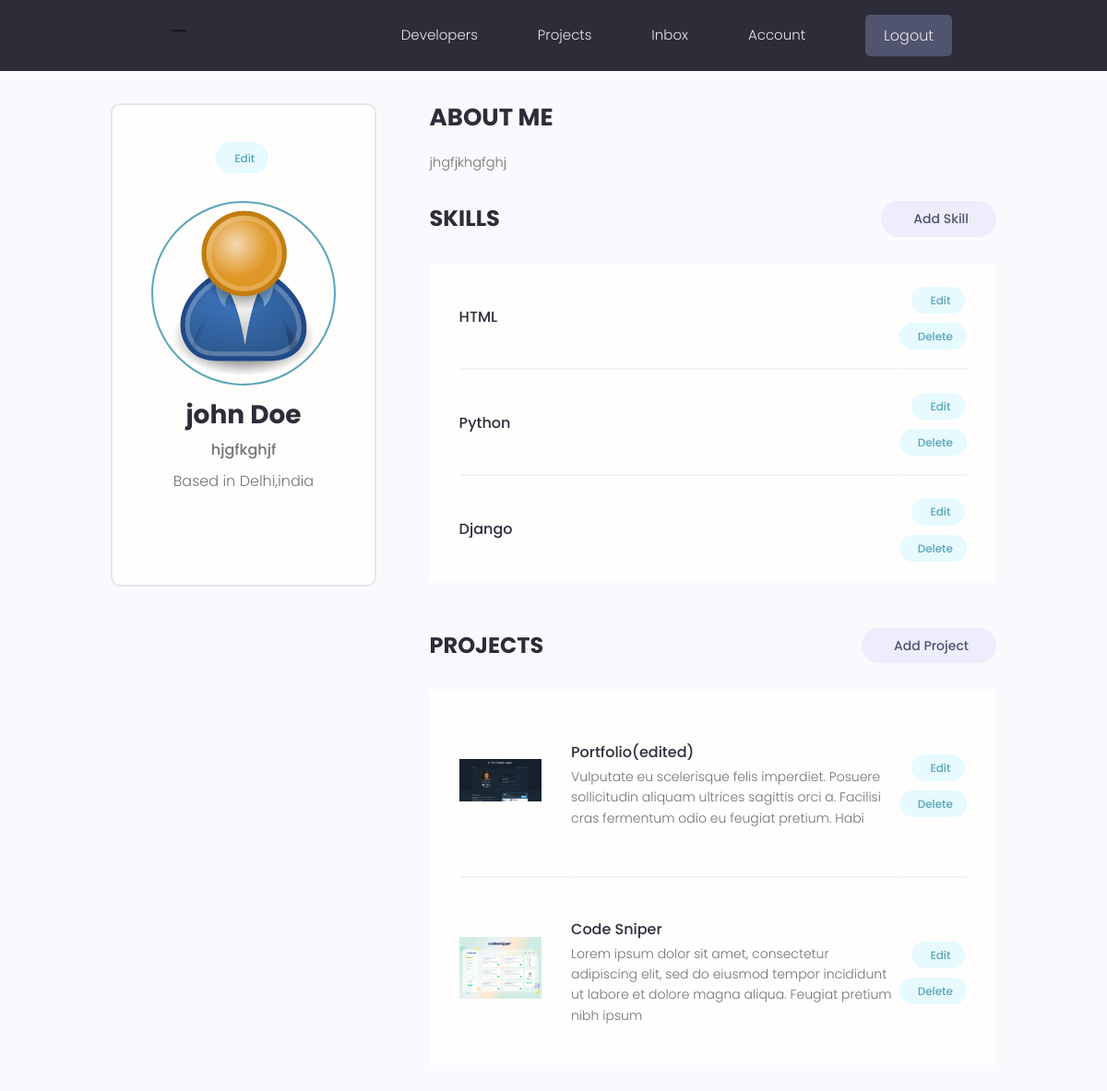
/account/ (signed in), run on the app's committed database.
### users/models.py (models this page shows, shortened)
class Profiles(models.Model):
    user = models.OneToOneField(User , on_delete = models.CASCADE ,null= True , blank=True)
    name = models.CharField(max_length=200 , blank=True ,null=True)
    email = models.EmailField(max_length=500 ,blank=True, null=True)
    username = models.CharField(max_length=200 , blank=True ,null=True)
    location = models.CharField(max_length=200 , blank=True ,null=True)
    short_intro = models.CharField(max_length=200 , blank=True ,null=True)
    bio = models.TextField(blank=True, null=True)
    profile_image = models.ImageField(null=True, blank =True ,upload_to ='profiles/',default='profiles/user-default.png')
    social_github = models.CharField(max_length=200,blank=True,null=True)
    social_twitter = models.CharField(max_length=200,blank=True,null=True)
    social_linkdin = models.CharField(max_length=200,blank=True,null=True)
    social_youtube = models.CharField(max_length=200,blank=True,null=True)
    social_website = models.CharField(max_length=200,blank=True,null=True)
    created = models.DateTimeField(auto_now_add=True)
    id = models.UUIDField(default=uuid.uuid4,unique=True,primary_key=True,editable=False)

class Skill(models.Model):
    owner = models.ForeignKey(Profiles,on_delete=models.CASCADE,null=True,blank=True)
    name =  models.CharField(max_length=200,blank=True,null=True)
    description = models.TextField(null =True,blank=True)
    created = models.DateTimeField(auto_now_add=True)
    id = models.UUIDField(default=uuid.uuid4,unique=True,primary_key=True,editable=False)

### projects/models.py (models this page shows, shortened)
class Project(models.Model):
    owner =models.ForeignKey(Profiles, null=True , blank= True , on_delete=models.SET_NULL)
    title = models.CharField(max_length=200)
    description = models.TextField(null=True,blank=True)
    featured_image=models.ImageField(null=True,blank=True,default='default.jpg')
    demo_link = models.CharField(max_length=2000 , null=True , blank=True)
    source_link = models.CharField(max_length=2000,null=True,blank=True)
    tags=models.ManyToManyField('Tag',blank=True)
    vote_total = models.IntegerField(default=0 ,null= True,blank=True)
    vote_ratio = models.IntegerField(default=0 ,null= True,blank=True)
    created = models.DateTimeField(auto_now_add=True)
    id = models.UUIDField(default=uuid.uuid4,unique=True,primary_key=True,editable=False)
    class Meta:
        ordering = ['-created']

### users/views.py (the view)
# urls.py: path('account/',views.userAccount, name="account"),
@login_required(login_url='login')
def userAccount(request):
    profile = request.user.profiles
    skills = profile.skill_set.all()
    projects = profile.project_set.all()
    context={'profile':profile , 'skills':skills , 'projects':projects}
    return render(request , 'users/account.html', context )

### users/templates/users/account.html (shortened to what this page needs)
{% extends "main.html" %}
{% block content %}
  <main class="settingsPage profile my-md">
    <div class="container">
      <div class="layout">
        <div class="column column--1of3">
          <div class="card text-center">
            <div class="card__body dev">
              <a class="tag tag--pill tag--main settings__btn" href="{% url 'edit-account' %}"> Edit</a>
              <img class="avatar avatar--xl dev__avatar" src="{{profile.profile_image.url}}" />
              <h2 class="dev__name">{{profile.name}}</h2>
              <p class="dev__title">{{profile.short_intro}}</p>
              <p class="dev__location">Based in {{profile.location}}</p>
            </div>
          </div>
        </div>
        <div class="column column--2of3">
          <div class="devInfo">
            <h3 class="devInfo__title">About Me</h3>
            <p class="devInfo__about">
              {{profile.bio}}
          </div>
          <div class="settings">
            <h3 class="settings__title">Skills</h3>
            <a class="tag tag--pill tag--sub settings__btn tag--lg" href="{% url 'create-skill' %}"> Add Skill</a>
          </div>
          <table class="settings__table">
            {% for skill in skills %}
            <tr>
              <td class="settings__tableInfo">
                <h4>{{skill.name}}</h4>
              </td>
              <td class="settings__tableActions">
                <a class="tag tag--pill tag--main settings__btn" href="{% url 'update-skill' skill.id %}"> Edit</a>
                <a class="tag tag--pill tag--main settings__btn" href="{% url 'delete-skill' skill.id %}?next=/account">
                  Delete</a>
              </td>
            </tr>
            {% endfor %}
          </table>
          <div class="settings">
            <h3 class="settings__title">Projects</h3>
            <a class="tag tag--pill tag--sub settings__btn tag--lg" href="{% url 'create-project' %}"> Add Project</a>
          </div>
          <table class="settings__table">
            {% for project in projects %}
            <tr>
              <td class="settings__thumbnail">
                <a href="{% url 'project' project.id %}"><img src="{{project.featured_image.url}}" alt="Project Thumbnail" /></a>
              </td>
              <td class="settings__tableInfo">
                <a href="{% url 'project' project.id %}">{{project.title}}</a>
                <p>
                  {{project.description|slice:"150"}}
                </p>
              </td>
              <td class="settings__tableActions">
                <a class="tag tag--pill tag--main settings__btn" href="{% url 'update-project' project.id %}"> Edit</a>
                <a class="tag tag--pill tag--main settings__btn" href="{% url 'delete-project' project.id %}?next=/account">
                  Delete</a>
              </td>
            </tr>
            {% endfor %}
          </table>
        </div>
      </div>
    </div>
  </main>
  {% endblock %}

### static/styles/app.css (style rules this page uses)
:root { --color-sub: #2d2d39; }
.card { border: 2px solid var(--color-light); }
img { width: 100%; }
.profile .card > .dev { padding: 4rem; }
.dev__avatar { display: block; margin: auto; }
.dev__name { color: var(--color-sub); font-size: 2.8rem; font-weight: 700; margin-top: 1rem; margin-bottom: 0.5rem; }
.dev__title { font-size: 1.6rem; font-weight: 500; line-height: 1.3; }
.dev__location { margin-top: 1rem; }
.devInfo { margin-bottom: 3rem; }
.devInfo__title, .devInfo__subtitle { font-size: 2.6rem; color: var(--color-sub); text-transform: uppercase; font-weight: 700; margin-bottom: 1.5rem; }
.devInfo__about, .devSkill__info { font-size: 1.45rem; line-height: 1.7; text-align: justify; }
.settingsPage .dev > .settings__btn { display: inline-block; margin-bottom: 3rem; }
.settings { display: flex; justify-content: space-between; align-items: center; }
.settings__title { font-size: 2.4rem; text-transform: uppercase; font-weight: 700; color: var(--color-sub); }
.settings__table { margin-top: 3rem; margin-bottom: 5rem; padding: 0 3rem; background: var(--color-white); }
.settings__table tr { width: 100%; }
.settings__table tr > td { padding: 2rem 0; }
.settings__table tr:not(:last-child) td { border-bottom: 2px solid var(--color-white-light); }
.settings__thumbnail { width: 23%; min-width: 10rem; }
.settings__thumbnail img { padding-right: 3rem; height: 15rem; object-fit: contain; }
.settings__tableInfo { width: 100%; }
.settings__tableInfo h4, .settings__tableInfo a { padding-right: 1rem; width: auto; font-size: 1.6rem; font-weight: 500; color: var(--color-sub); }
.settings__tableInfo p { font-size: 1.4rem; }
.settings__tableActions { text-align: right; }

### static/uikit/styles/modules/_variables.css (style rules this page uses)
:root { --color-main: #5aa5b9; --color-main-light: #e6faff; --color-sub: #3f4156; --color-sub-light: #51546e; --color-sub-lighter: #ededfd; --color-text: #737373; --color-gray: #8b8b8b; --color-light: #e5e7eb; --color-light-gray: #767676; --color-bg: #f8fafd; --color-white: #fffefd; --color-white-light: #f3f3f3; --color-success: #359e64; --color-success-bg: #def8e8; --color-error: #fc4b0b; --color-error-bg: #fff2ee; --font-base: 'Poppins', arial, helvetica, 'Segoe UI', roboto, ubuntu, sans-serif; --font-monospace: 'Fira Code', 'Courier New', courier, monospace; --font-regular: 300; --font-medium: 500; --font-bold: 700; --generic-shadow: 1px 1px 5px #00000010; --generic-transition: all 0.3s ease-in-out; }

### static/uikit/styles/modules/_base.css (style rules this page uses)
* { margin: 0; padding: 0; box-sizing: border-box; text-rendering: optimizeLegibility; color: inherit; font-size: inherit; }
html { font-size: 50%; }
@media only screen and (min-width: 480px) { html { font-size: 56.25%; } }
@media only screen and (min-width: 1200px) { html { font-size: 62.5%; } }
body { line-height: 1.6; font-weight: 400; font-size: 1.5rem; color: var(--color-text); background-color: var(--color-bg); min-height: 100vh; }

### static/uikit/styles/modules/_typography.css (style rules this page uses)
* { font-family: var(--font-base); }
h2 { font-size: 3.6rem; font-weight: var(--font-bold); }
h3 { font-size: 3.2rem; font-weight: var(--font-medium); }
h4 { font-size: 2.8rem; font-weight: var(--font-medium); }
p, span, strong { font-size: 1.6rem; color: var(--color-text); font-weight: var(--font-regular); }
a { padding-bottom: 2px; text-decoration: none; display: inline-block; color: var(--color-main); font-weight: var(--font-medium); }

### static/uikit/styles/modules/_utilities.css (style rules this page uses)
.container { width: 92%; max-width: 165rem; margin: 0 auto; box-sizing: border-box; }
@media screen and (min-width: 1000px) { .container { width: 90%; } }
@media screen and (min-width: 1200px) { .container { width: 80%; } }
.text-center { text-align: center; }
.my-md { margin: 3rem auto; }

### static/uikit/styles/modules/_avatar.css (style rules this page uses)
.avatar { border-radius: 50%; border: 2px solid var(--color-main); object-fit: cover; }
.avatar--xl { height: 20rem; width: 20rem; }

### static/uikit/styles/modules/_card.css (style rules this page uses)
.card { border-radius: 1rem; background-color: var(--color-white); border: 1.5px solid var(--color-light); width: auto; height: auto; margin-top: 0.5rem; margin-bottom: 0.5rem; overflow: hidden; }
.card__body, .card__header { padding: 2rem 2.5rem; }

### static/uikit/styles/modules/_layout.css (style rules this page uses)
.layout { display: flex; flex-flow: row wrap; justify-content: space-between; }
.layout > .column { margin-bottom: 3rem; }
.layout > .column.column--1of3 { flex-basis: 30%; }
.layout > .column.column--2of3 { flex-basis: 64%; }

### data on the page
Profiles: profile_image (placeholder picture), name "john Doe", short_intro "hjgfkghjf", location "Delhi,india", bio "jhgfjkhgfghj"
Skill: name "HTML"
Skill: name "Python"
Skill: name "Django"
Project: featured_image (picture), title "Portfolio(edited)", description "Vulputate eu scelerisque felis imperdiet. Posuere sollicitudin aliquam ultrices sagittis orci a. Facilisi cras fermentum odio eu feugiat pretium. Habi"
Project: featured_image (picture), title "Code Sniper", description "Lorem ipsum dolor sit amet, consectetur adipiscing elit, sed do eiusmod tempor incididunt ut labore et dolore magna aliqua. Feugiat pretium nibh ipsum"
